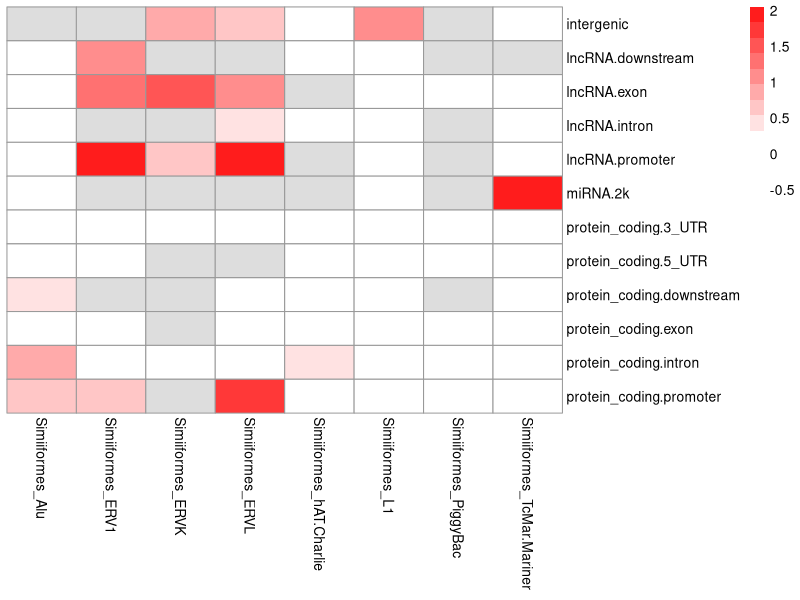
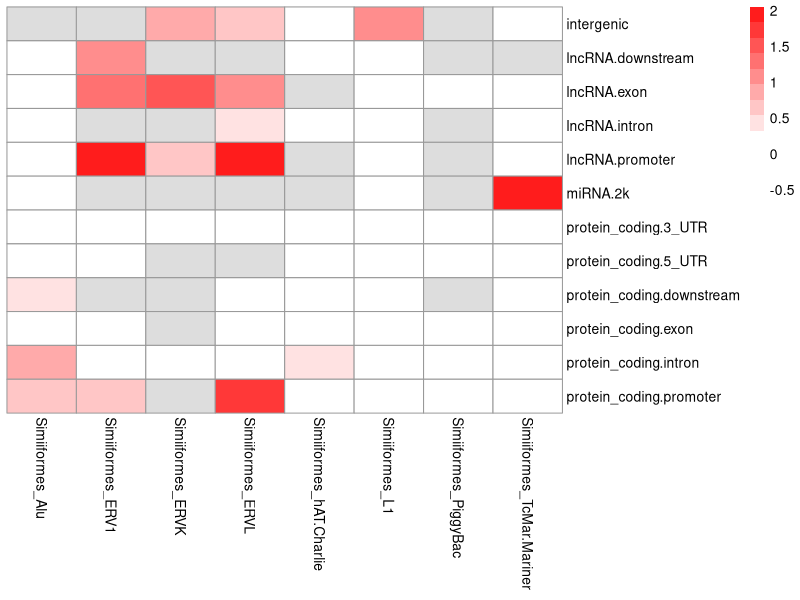

Reproduce these figures in R, in order. (Note: this script raises an error after producing the figures.)
setwd("F://06-16")
data<-read.csv("family_geneRegion_all_OR.csv")
##
#此处在画图的时候遇到了一些问题，non-primates和primates在画图的时候存在离群点，导致在画图的时候，离群点特别大，而其它比离群点小的数反而看不太出来了
#请教了DS，解决方法是做一个变换（原理我现在还不太清楚）
#del就是在删除离群点之后得到的结果（但是在思考这样做的合理性）
##

clade<-c("non.Primates","Primates","Simiiformes","Catarrhini","Hominoidea")
#seldata<-data[,-grep("hAT",colnames(data))]
seldata<-data
if(TRUE){
i=3
seldata2<-seldata[,grep(clade[i],colnames(seldata))]
seldata2<-asinh(seldata2 - 1) #关键在这一行，做了变换
}else{
  #Primates是特例，因为会同时带出来non-Primates的选项，应该会有解决办法，但是我懒得想了
seldata2<-seldata[,grep("^Primates",colnames(seldata))]
seldata2<-asinh(seldata2 - 1)
}

seldata2<-as.data.frame(lapply(seldata2,as.numeric))
rownames(seldata2)<-data$TF
#install.packages("pheatmap")
#seq1<-seq(min(seldata2,na.rm = T),asinh(0),by=0.1)
#n<-length(seq1)
#seq2<-seq(asinh(0)+0.1,max(seldata2,na.rm = T),by=0.1)
bk <- c(seq(min(seldata2,na.rm = T),asinh(0),length.out =10),seq(asinh(0)+0.1,max(seldata2,na.rm = T),length.out =10))
library(pheatmap)
p<-pheatmap(seldata2,cluster_rows = F,cluster_cols = F,
         color = c(colorRampPalette(colors = c("white","white"))(length(bk)/2),colorRampPalette(colors = c("white","red"))(length(bk)/2)),
         #legend_breaks=seq(-8,8,2),
         breaks=bk)

pdf(paste("pheatmap_sinh",clade[i],"pdf",sep = "."),width =6 ,height = 5)
#pdf(paste("pheatmap_sinh","Primates","pdf",sep = "."),width =4 ,height = 4)
print(p)
dev.off()


##############################################################################################
##重新画图##
##############################################################################################
#短数据转换为长数据
setwd("F://06-16")
data<-read.csv("family_geneRegion_all_OR.csv")
data[sapply(data, is.numeric)] <- lapply(data[sapply(data, is.numeric)], function(x) {
  x[x < 1] <- NA
  x
})

library(tidyr)
n<-dim(data)[2]
asinhdata<-asinh(data[,2:n] - 1)
asinhdata$region<-data$TF
data_long <- gather(asinhdata,key="clade",value="OR",-`region`)
data_long <- separate(data_long,clade,into = c("clade", "family"), sep = "_")
write.csv(data_long,"data_long.csv",row.names = F)
##############################################################################################
##开始画图
##############################################################################################
# 加载必要的库
library(ggplot2)
library(dplyr)
library(tidyr)

# 读取数据
datatmp <- read.csv("data_long.csv", stringsAsFactors = FALSE)

data_long<-datatmp[datatmp$family%in%c("L1","Alu","SVA","ERV1","ERVK"),]

family_order <-c("L1","ERV1","Alu","ERVK","SVA")

# 定义family的顺序
# family_order <- c(
#   "5S.Deu.L2", "CR1", "Dong.R4", "Gypsy", "I-Jockey", "Kolobok", "L1-Tx1", "L2",
#   "Long.Terminal.Repeat.Element", "MIR", "PIF.Harbinger", "RTE.BovB", "RTE.X",
#   "TcMar", "TcMar.Pogo", "TcMar.Tc1", "TcMar.Tc2", "Transposase", "hAT", "hAT.Ac",
#   "hAT.Blackjack", "hAT.Tag1", "hAT.Tip100", "tRNA", "tRNA.Deu", "tRNA.RTE",
#   "hAT.Charlie", "ERVL", "ERVL.MaLR", "Merlin", "TcMar.Tigger", "L1", "TcMar.Mariner",
#   "MULE.MuDR", "ERV1", "PiggyBac", "Alu", "ERVK", "SVA"
# )

# 定义region的顺序
region_order <- c(
  "intergenic", "lncRNA.downstream", "lncRNA.exon", "lncRNA.intron", 
  "lncRNA.promoter", "miRNA.2k", "protein_coding.3_UTR", "protein_coding.5_UTR",
  "protein_coding.downstream", "protein_coding.exon", "protein_coding.intron",
  "protein_coding.promoter"
)

# 定义clade的顺序
clade_order <- c("non.Primates", "Primates", "Simiiformes", "Catarrhini", "Hominoidea")

# 数据预处理：
# 1. 筛选在family_order中存在的family
# 2. 创建region_clade组合变量
# 3. 设置因子水平
plot_data <- data_long %>%
  filter(family %in% family_order) %>%
  mutate(
    family = factor(family, levels = family_order),  # rev使排序从上到下与列表一致
    region = factor(region, levels = rev(region_order)),
    clade = factor(clade, levels = rev(clade_order)),
    region_clade = paste(clade,region,sep = ":"),
    # 创建region_clade的排序变量（先按region顺序，再按clade顺序）
    region_clade = factor(
      region_clade,
      levels = apply(
        expand.grid(clade_order,region_order), 
        1, 
        paste, collapse = ":"
      )
    )
  ) %>%
  filter(!is.na(OR))  # 移除NA值
# common_levels <- c(
#   "5S.Deu.L2", "CR1", "Dong.R4", "Gypsy", "I.Jockey", "Kolobok", "L1.Tx1", "L2",
#   "Long.Terminal.Repeat.Element", "MIR", "PIF.Harbinger", "RTE.BovB", "RTE.X",
#   "TcMar", "TcMar.Pogo", "TcMar.Tc1", "TcMar.Tc2", "Transposase", "hAT", "hAT.Ac",
#   "hAT.Blackjack", "hAT.Tag1", "hAT.Tip100", "tRNA", "tRNA.Deu", "tRNA.RTE",
#   "hAT.Charlie", "ERVL", "ERVL.MaLR", "Merlin", "TcMar.Tigger", "L1", "TcMar.Mariner",
#   "MULE.MuDR", "ERV1", "PiggyBac", "Alu", "ERVK", "SVA"
# )

common_levels <-c("L1","ERV1","Alu","ERVK","SVA")

shared_scale <- function() {
  list(
    scale_x_discrete(limits = common_levels),
    theme_minimal() # 可添加统一主题
  )
}

#plot_data2<-plot_data[plot_data$region%in%c("protein_coding.promoter","miRNA.2k","lncRNA.promoter","lncRNA.exon","intergenic"),]

plot_data2<-plot_data
p2 <- ggplot(plot_data2, aes(x = family, y = clade)) +
               facet_grid(region ~ .)+
               #geom_point(aes(size = abs(OR), color = "black", shape = 21) +  # 点的大小表示|OR|
               geom_point(aes(size = abs(OR), fill = OR),shape=21,stroke = 0.2)+  # 颜色和透明度表示OR值
               scale_size_continuous(
                 range = c(0.5, 2),  # 点的大小范围
                 name = "|OR|"
               ) +
               scale_fill_gradient2(
                 low = "blue",      # 负值用蓝色
                 mid = "white",     # 中性值用白色
                 high = "#891a1b",      # 正值用红色
                 midpoint = 0,      # 中点为0
                 name = "OR Value"  # 图例名称
               ) +
               scale_alpha_continuous(guide = "none") +  # 隐藏alpha图例
               scale_size_continuous(
                  range = c(0.5, 2)   # 最小和最大尺寸（推荐2-8之间）
                  #breaks = seq(50, 350, 100)  # 可选：设置图例断点
                ) +
               labs(
                 x = "Region / Clade",
                 y = "TE Family",
                 title = "Odds Ratio (OR) of TE Family Enrichment"
               ) +
               theme_classic(base_size = 6) +
               shared_scale()+
               theme(
                 axis.text.x = element_text(angle = 90, hjust = 1, vjust = 0.5),  # x轴标签旋转90度
                 axis.text.y = element_text(size = 10),
                 #panel.grid.major = element_line(color = "grey90", linewidth = 0.2),
                 legend.position = "right",
                 legend.box = "vertical",
                 plot.title = element_text(hjust = 0.5, face = "bold")
               )
p2
pdf(paste("combine3_260129_v4.pdf"),width =4 ,height = 6)
#pdf(paste("pheatmap_sinh","Primates","pdf",sep = "."),width =4 ,height = 4)
print(p2)
dev.off()
